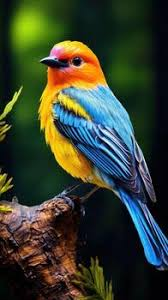
#> input picture image.png, 168 x 300 px, given in place of the camera
$ python ']EveryColour.py'
#> lines starting #> are read from the running program, lines starting #| are printed output that depends on the picture; after the words box and inside, x2 and y2 are one past the last pixel; in counts of white or black regions, pixels touching at a corner belong together
import cv2
import numpy as np

cap = cv2.VideoCapture(0)

# HSV color ranges (tuned for basic detection)
color_ranges = {
    "Red":    [([0, 120, 70], [10, 255, 255]), ([170, 120, 70], [180, 255, 255])],
    "Green":  [([36, 100, 100], [86, 255, 255])],
    "Blue":   [([94, 80, 2], [126, 255, 255])],
    "Yellow": [([15, 100, 100], [35, 255, 255])],
    "Orange": [([5, 100, 100], [15, 255, 255])],
    "Purple": [([129, 50, 70], [158, 255, 255])]
}

while True:
    ret, frame = cap.read()
#> frame is the input picture: shape (300, 168, 3); mean B, G, R 46, 63.2, 55.1
    if not ret:
        break

    frame = cv2.flip(frame, 1)
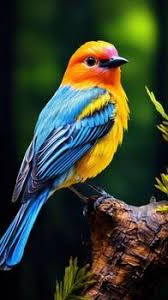
#> frame: shape (300, 168, 3); mean B, G, R 46, 63.2, 55.1
    hsv = cv2.cvtColor(frame, cv2.COLOR_BGR2HSV)
#> hsv: shape (300, 168, 3); mean H, S, V 72.2, 167.9, 80.3

    output = frame.copy()

    for color_name, ranges in color_ranges.items():
        mask_total = None

        for lower, upper in ranges:
            lower = np.array(lower)
            upper = np.array(upper)

            mask = cv2.inRange(hsv, lower, upper)

            if mask_total is None:
                mask_total = mask
            else:
                mask_total = mask_total + mask

        # Noise removal
        kernel = np.ones((5, 5), np.uint8)
        mask_total = cv2.morphologyEx(mask_total, cv2.MORPH_OPEN, kernel)

        # Find contours
        contours, _ = cv2.findContours(mask_total, cv2.RETR_EXTERNAL, cv2.CHAIN_APPROX_SIMPLE)

        for cnt in contours:
            area = cv2.contourArea(cnt)

            if area > 800:
                x, y, w, h = cv2.boundingRect(cnt)

                cv2.rectangle(output, (x, y), (x + w, y + h), (0, 255, 0), 2)
                cv2.putText(output, color_name, (x, y - 10),
                            cv2.FONT_HERSHEY_SIMPLEX, 0.6, (0, 255, 0), 2)
#> mask_total: shape (300, 168); every value is 0
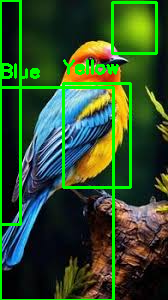
#> output: shape (300, 168, 3); 9.36% of pixels changed, all inside (x1, y1, x2, y2) = (0, 0, 158, 300)

    cv2.imshow("Color Detection", output)

    if cv2.waitKey(1) & 0xFF == ord('q'):
#> (key q is pressed here)
        break

cap.release()
cv2.destroyAllWindows()
